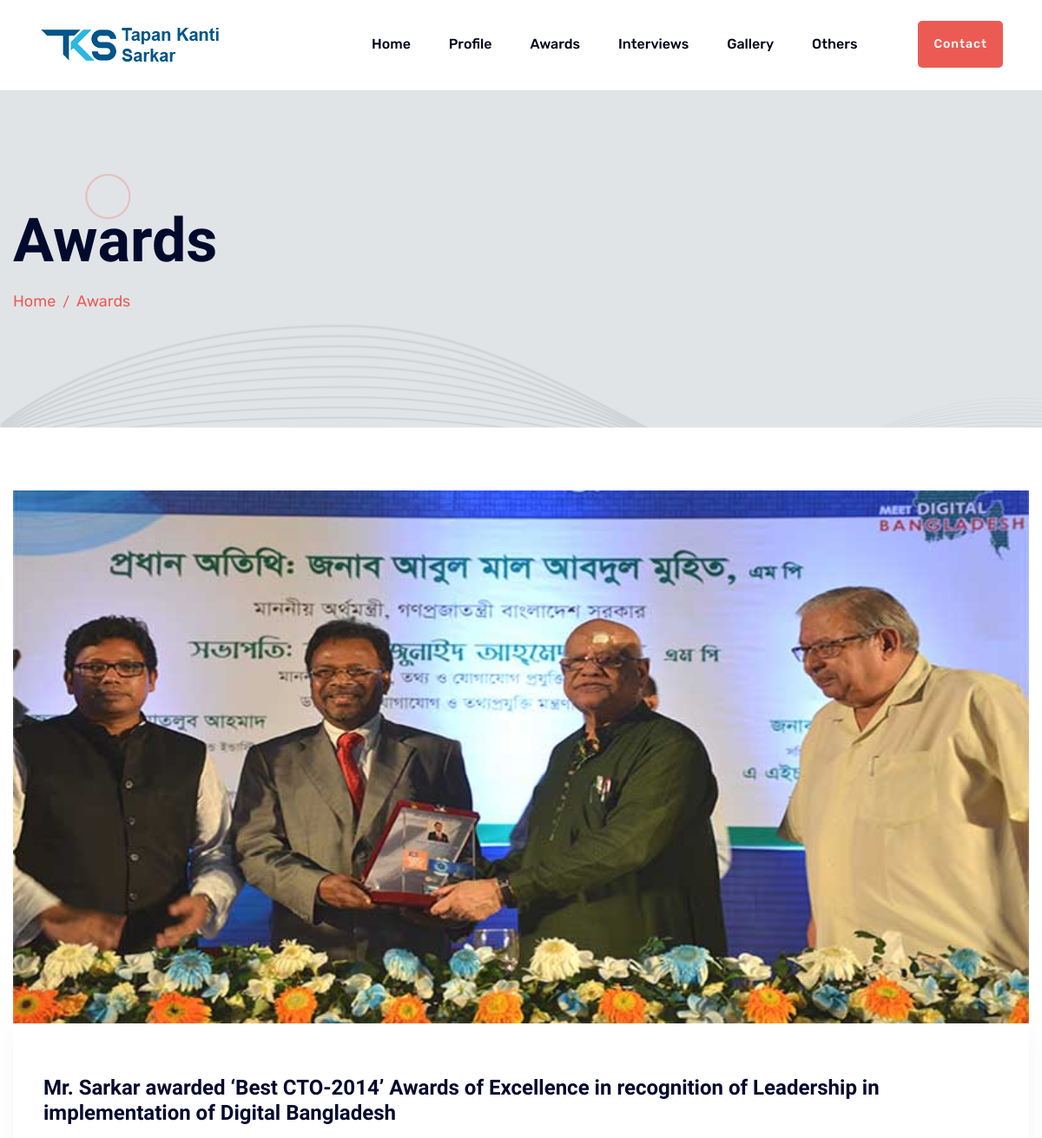
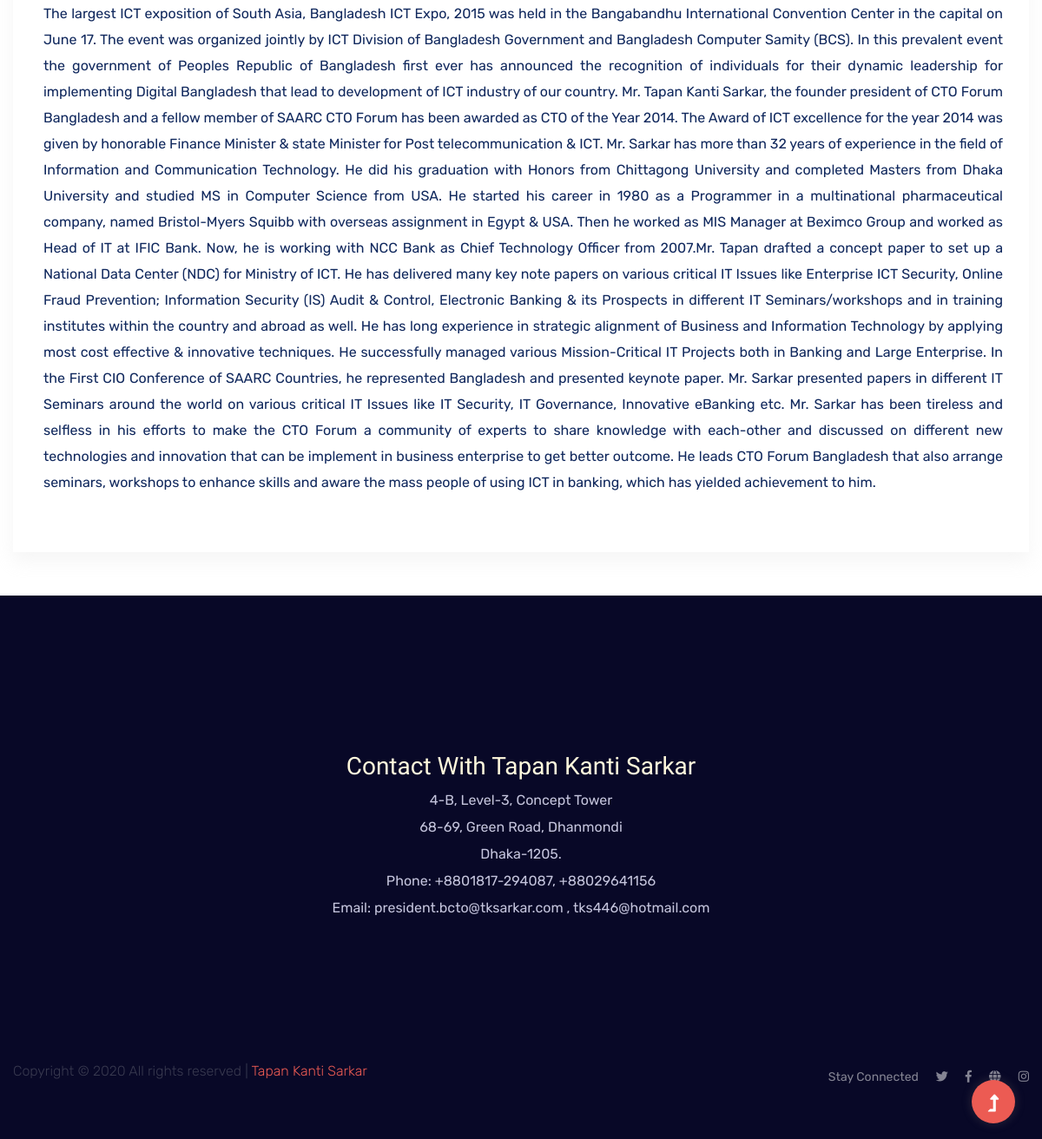
/awards, run on the app's committed database (2 pictures, top to bottom).
### app_tks/models.py (models this page shows, shortened)
class Award(models.Model):
    title = models.CharField(max_length=150)
    image = models.ImageField(upload_to='Awards')
    description = models.TextField()

### app_tks/views.py (the view)
# urls.py: path('awards', views.awards, name= 'awards'),
def awards(request):
    awards = Award.objects.all()
    return render(request, 'awards.html',
    {'awards': awards}
    )

### Templates/awards.html
{% extends 'base.html' %}
{% block content %}
{% load static %}
        <div class="slider-area ">
            <div class="slider-height2 d-flex align-items-center">
                <div class="container">
                    <div class="row">
                        <div class="col-xl-12">
                            <div class="hero-cap">
                                <h2>Awards</h2>
                                <nav aria-label="breadcrumb ">
                                    <ol class="breadcrumb">
                                    <li class="breadcrumb-item"><a href="/">Home</a></li>
                                    <li class="breadcrumb-item"><a href="{% url 'awards' %}">Awards</a></li>
                                    </ol>
                                </nav>
                            </div>
                        </div>
                    </div>
                </div>
            </div>
        </div>
        <br><br><br>
        <div class="container ">
            {% for award in awards %}
            <article class="blog_item">
                <div class="blog_item_img">
                    <img class="card-img rounded-0" src="{{award.image.url}}"
                        alt="Award Image ">
                </div>
                <div class="blog_details">
                    <a class="d-inline-block" href="blog_details.html">
                        <h2>{{award.title}}</h2>
                    </a>
                    <p class="text-justify">{{award.description}}</p>
                </div>
            </article>
            {% endfor %}
        </div>
{% endblock %}

### data on the page
Award: image (picture), title "Mr. Sarkar awarded ‘Best CTO-2014’ Awards of Excellence in recognition of Leadership in implementation of Digital Bangladesh", description "The largest ICT exposition of South Asia, Bangladesh ICT Expo, 2015 was held in the Bangabandhu International Convention Center in the capital on June 17. The event was organized jointly by ICT Division of Bangladesh Government and Bangladesh Computer Samity (BCS). In this prevalent event the government of Peoples Republic of Bangladesh first ever has announced the recognition of individuals for their dynamic leadership for implementing Digital Bangladesh that lead to development of ICT industry of our country. Mr. Tapan Kanti Sarkar, the founder president of CTO Forum Bangladesh and a fellow member of SAARC CTO Forum has been awarded as CTO of the Year 2014. The Award of ICT excellence for…"
